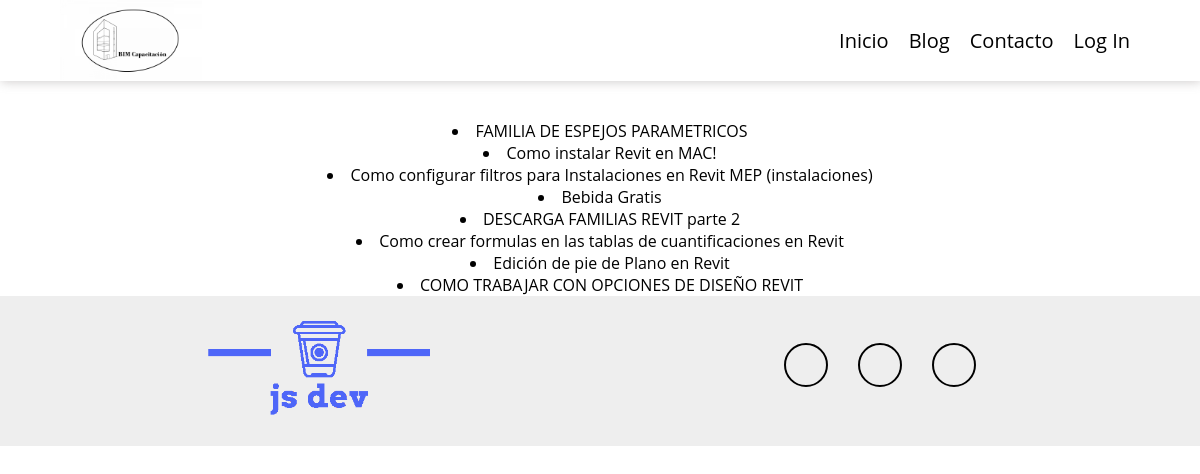
Screenshot of /search with the database file from the repository.
### posts/models.py (models this page shows, shortened)
class Post(models.Model):
    title = models.CharField(max_length=100)
    overview = models.TextField()
    content = RichTextUploadingField(blank=True, null=True)
    timestamp = models.DateTimeField(auto_now_add=True)
    author = models.ForeignKey(Author, on_delete=models.CASCADE, null=True, blank=True )
    thumbnail = models.ImageField(upload_to='media/post')
    categories = models.ManyToManyField(Category)
    featured = models.BooleanField(default=True)

### posts/views.py (the view)
# urls.py: path('search', search, name='search'),
def search(request):
    queryset = Post.objects.all()
    query = request.GET.get('q')
    if query:
        queryset = queryset.filter(
            Q(title__icontains=query) |
            Q(overview__icontains=query)
        ).distinct()
    context={
        'queryset':queryset
    }
    return render(request, 'search_results.html', context)

### templates/search_results.html
 {% extends 'base/base.html' %} {%load static%} {%block content%}
<main>
    <div class="blank-content"></div>
    <section class="container search-result">
        {%for result in queryset %}
        <li>
            <a href="{%url 'post' result.id %}">   {{result.title}} </a>
        </li>{% endfor %}
    </section>
</main>
{% endblock %}

### static/css/style.css (style rules this page uses)
* { margin: 0; padding: 0; }
:root { scroll-behavior: smooth; }
body { font-family: 'Open Sans', sans-serif; }
a { text-decoration: none; color: black; }
.blank-content { min-height: 120px; width: 100%; }
.container { display: flex; flex-wrap: wrap; align-items: center; width: 90%; max-width: 1000px; margin: auto; overflow: hidden; text-align: center; vertical-align: middle; justify-content: space-evenly; }

### static/css/style-blog.css (style rules this page uses)
.blank-content { min-height: 120px; width: 100%; }

### static/css/style-post.css (style rules this page uses)
.search-result { flex-direction: column; }

### rows the page displays
Post: title "FAMILIA DE ESPEJOS PARAMETRICOS"
Post: title "Como instalar Revit en MAC!"
Post: title "Como configurar filtros para Instalaciones en Revit MEP (instalaciones)"
Post: title "Bebida Gratis"
Post: title "DESCARGA FAMILIAS REVIT parte 2"
Post: title "Como crear formulas en las tablas de cuantificaciones en Revit"
Post: title "Edición de pie de Plano en Revit"
Post: title "COMO TRABAJAR CON OPCIONES DE DISEÑO REVIT"
